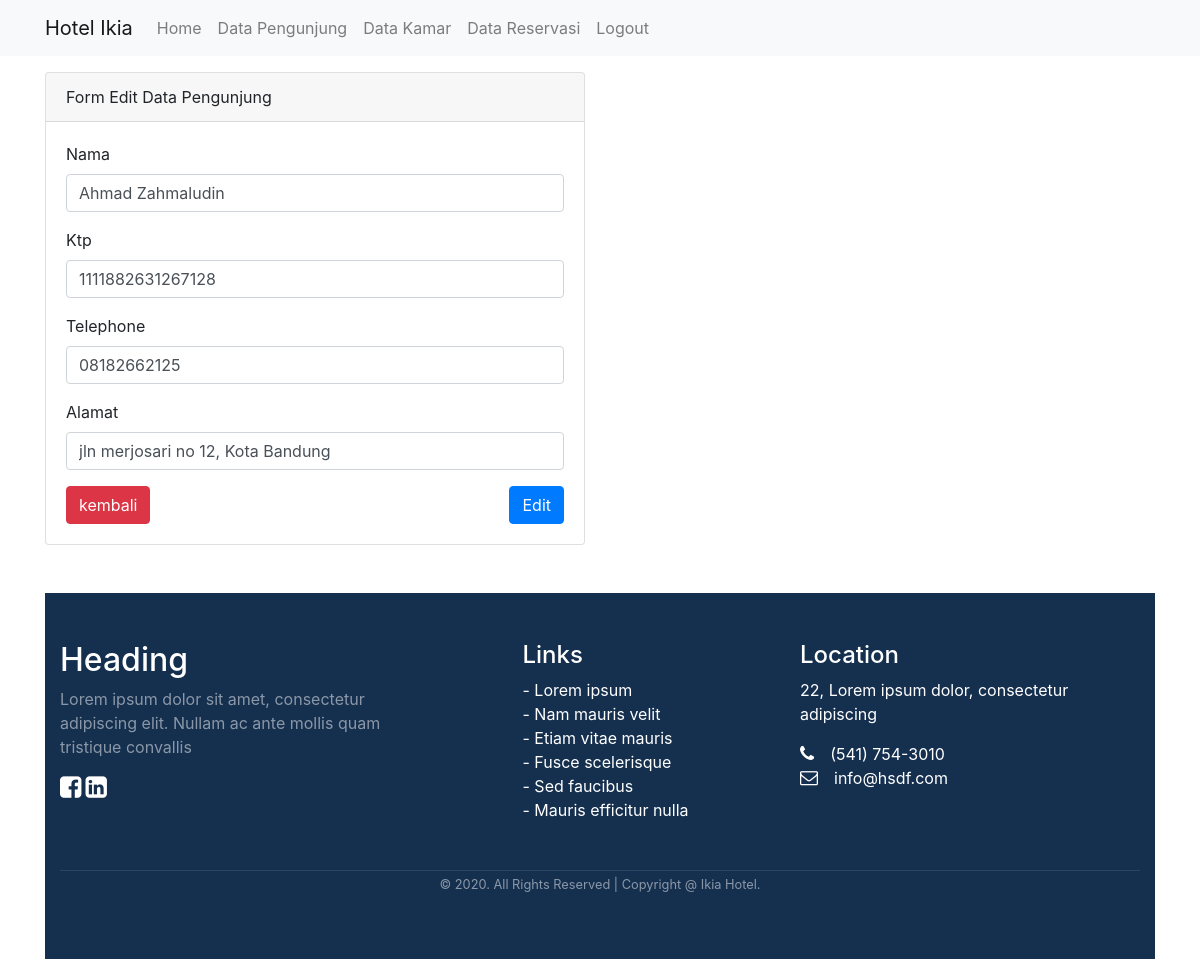
Page /hotel/pengunjung/edit/1 on the committed database.
### tables this page shows
CREATE TABLE `pengunjung` (
  `id_pengunjung` int(11) NOT NULL,
  `nama` varchar(50) NOT NULL,
  `alamat` varchar(50) NOT NULL,
  `tlp` varchar(20) NOT NULL,
  `ktp` varchar(20) NOT NULL
);

### hotel/application/controllers/pengunjung.php (called while the page is built, shortened)
<?php
class pengunjung extends CI_Controller {
   public function __construct(){
        $this->load->model('pengunjung_model');
   }
    public function edit($id_pengunjung){
        $data['title']='Form Edit Data Pengunjung';
        $data['pengunjung']=$this->pengunjung_model->getpengunjungByID($id_pengunjung);
        $this->form_validation->set_rules('nama', 'nama', 'required');
        $this->form_validation->set_rules('ktp', 'ktp', 'required');
        $this->form_validation->set_rules('tlp', 'tlp', 'required');
        $this->form_validation->set_rules('alamat', 'alamat', 'required');
        if ($this->form_validation->run() == FALSE) {
            $this->load->view('template/header',$data);
            $this->load->view('pengunjung/edit',$data);
            $this->load->view('template/footer');
        } else {
            $this->pengunjung_model->ubahdatapj();
            $this->session->set_flashdata('flash-data','diedit');
            redirect('pengunjung','refresh');
        }
    }
}
?>

### hotel/index.php (called while the page is built, shortened)
<?php
require_once BASEPATH.'core/CodeIgniter.php';

### hotel/application/models/pengunjung_model.php (called while the page is built, shortened)
<?php
class pengunjung_model extends CI_Model {
   public function getpengunjungByID($id_pengunjung){
       return $this->db->get_where('pengunjung',['id_pengunjung'=>$id_pengunjung])->row_array();
   }
}
?>

### hotel/application/views/pengunjung/edit.php (the view, shortened to what this page needs)
<div class="container">
    <div class="row mt-3">
        <div class="col-md-6">
            <div class="card">
                <div class="card-header">Form Edit Data Pengunjung</div>
                <div class="card-body">
                    <form action="" method="post">
                        <div class="form-group">
                            <label for="nama">Nama</label>
                            <input type="text" class="form-control" id="nama" name="nama" value="<?= $pengunjung['nama']; ?>">
                        </div>
                        <div class="form-group">
                            <label for="nim">Ktp</label>
                            <input type="text" class="form-control" id="ktp" name="ktp" value="<?= $pengunjung['ktp']; ?>">
                        </div>
                        <div class="form-group">
                            <label for="email">Telephone</label>
                            <input type="text" class="form-control" id="tlp" name="tlp" value="<?= $pengunjung['tlp']; ?>">
                        </div>
                        <div class="form-group">
                            <label for="alamat">Alamat</label>
                            <input type="text" class="form-control" id="alamat" name="alamat" value="<?= $pengunjung['alamat']; ?>">
                        </div>
                        <a href="<?= base_url(); ?>pengunjung" class="btn btn-danger">kembali</a>
                        <button type="submit" name="edit" class="btn btn-primary float-right">Edit</button>
                    </form>
                </div>
        </div>
    </div>
</div>

### rows in the picture
pengunjung: nama "Ahmad Zahmaludin", ktp "1111882631267128", tlp "08182662125", alamat "jln merjosari no 12, Kota Bandung"
